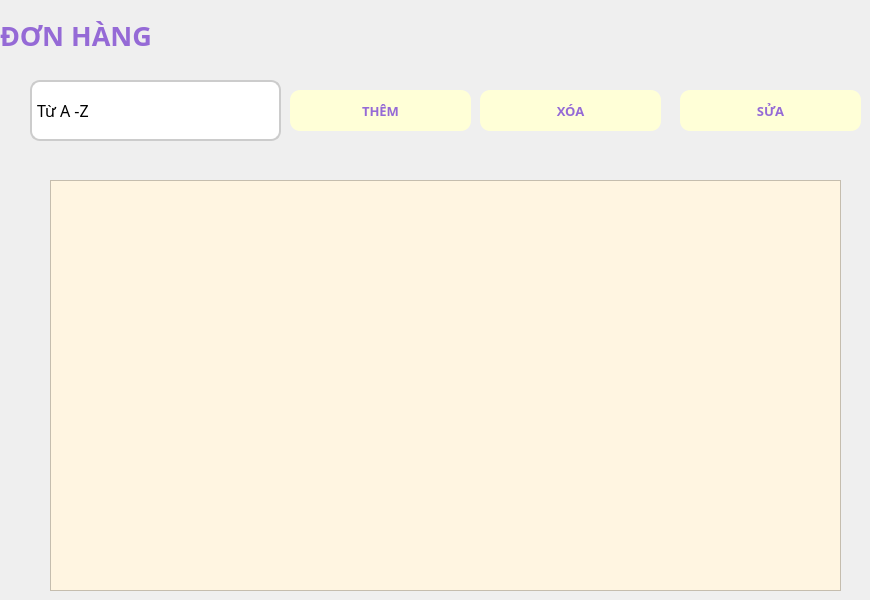
    <widget class="QWidget" name="page">
     <widget class="QLabel" name="label_11">
      <property name="geometry">
       <rect>
        <x>0</x>
        <y>0</y>
        <width>221</width>
        <height>71</height>
       </rect>
      </property>
      <property name="font">
       <font>
        <family>Segoe UI Black</family>
        <pointsize>20</pointsize>
        <weight>75</weight>
        <bold>true</bold>
       </font>
      </property>
      <property name="styleSheet">
       <string notr="true">color: rgb(149, 106, 214);</string>
      </property>
      <property name="text">
       <string>ĐƠN HÀNG</string>
      </property>
     </widget>
     <widget class="QPushButton" name="btn_sua_4">
      <property name="geometry">
       <rect>
        <x>680</x>
        <y>90</y>
        <width>181</width>
        <height>41</height>
       </rect>
      </property>
      <property name="font">
       <font>
        <family>Arial Black</family>
        <pointsize>10</pointsize>
        <weight>75</weight>
        <bold>true</bold>
       </font>
      </property>
      <property name="styleSheet">
       <string notr="true">QPushButton {
    background-color:rgb(255, 255, 215); /* Màu nền xanh dương */
    /* Màu chữ trắng rgb(255, 255, 215)*/
	color: rgb(149, 106, 214);
    border-radius: 10px; /* Bo góc */
}
QPushButton:hover {
 /* Màu nền khi rê chuột */
	background-color: rgb(108, 187, 174);
color: white
}
QPushButton:pressed {
    background-color: rgb(31, 97, 141); /* Màu nền khi nhấn */
}</string>
      </property>
      <property name="text">
       <string>SỬA</string>
      </property>
     </widget>
     <widget class="QPushButton" name="btn_xoa_4">
      <property name="geometry">
       <rect>
        <x>480</x>
        <y>90</y>
        <width>181</width>
        <height>41</height>
       </rect>
      </property>
      <property name="font">
       <font>
        <family>Arial Black</family>
        <pointsize>10</pointsize>
        <weight>75</weight>
        <bold>true</bold>
       </font>
      </property>
      <property name="styleSheet">
       <string notr="true">QPushButton {
    background-color:rgb(255, 255, 215); /* Màu nền xanh dương */
    /* Màu chữ trắng rgb(255, 255, 215)*/
	color: rgb(149, 106, 214);
    border-radius: 10px; /* Bo góc */
}
QPushButton:hover {
 /* Màu nền khi rê chuột */
	background-color: rgb(108, 187, 174);
color: white
}
QPushButton:pressed {
    background-color: rgb(31, 97, 141); /* Màu nền khi nhấn */
}</string>
      </property>
      <property name="text">
       <string>XÓA</string>
      </property>
     </widget>
     <widget class="QComboBox" name="cbo_dv_4">
      <property name="geometry">
       <rect>
        <x>30</x>
        <y>80</y>
        <width>251</width>
        <height>61</height>
       </rect>
      </property>
      <property name="font">
       <font>
        <family>Rockwell Extra Bold</family>
        <pointsize>12</pointsize>
        <weight>10</weight>
        <italic>false</italic>
        <bold>false</bold>
       </font>
      </property>
      <property name="styleSheet">
       <string notr="true">QComboBox {
	
          background-color: white;
          border: 2px solid #ccc;
          border-radius: 10px;
          padding: 5px;
font: 81 12pt &quot;Rockwell Extra Bold&quot;;
      }
      QComboBox::drop-down {
          border: none;
          background: transparent;
      }
      QComboBox::down-arrow {
          image: url(down-arrow.png); /* Thay bằng icon của bạn */
          width: 14px;
          height: 14px;
      }
</string>
      </property>
      <item>
       <property name="text">
        <string>Từ A -Z</string>
       </property>
      </item>
      <item>
       <property name="text">
        <string>Từ Z-A</string>
       </property>
      </item>
      <item>
       <property name="text">
        <string/>
       </property>
      </item>
      <item>
       <property name="text">
        <string/>
       </property>
      </item>
     </widget>
     <widget class="QPushButton" name="btn_them_4">
      <property name="geometry">
       <rect>
        <x>290</x>
        <y>90</y>
        <width>181</width>
        <height>41</height>
       </rect>
      </property>
      <property name="font">
       <font>
        <family>Arial Black</family>
        <pointsize>10</pointsize>
        <weight>75</weight>
        <bold>true</bold>
       </font>
      </property>
      <property name="styleSheet">
       <string notr="true">QPushButton {
    background-color:rgb(255, 255, 215); /* Màu nền xanh dương */
    /* Màu chữ trắng rgb(255, 255, 215)*/
	color: rgb(149, 106, 214);
    border-radius: 10px; /* Bo góc */
}
QPushButton:hover {
 /* Màu nền khi rê chuột */
	background-color: rgb(108, 187, 174);
color: white
}
QPushButton:pressed {
    background-color: rgb(31, 97, 141); /* Màu nền khi nhấn */
}</string>
      </property>
      <property name="text">
       <string>THÊM</string>
      </property>
     </widget>
     <widget class="QTableView" name="tableView">
      <property name="geometry">
       <rect>
        <x>50</x>
        <y>180</y>
        <width>791</width>
        <height>411</height>
       </rect>
      </property>
      <property name="styleSheet">
       <string notr="true">
    QTableView {
        background-color: #FFF5E1;  /* Màu nền */
        alternate-background-color: #FFDAB9;  /* Màu xen kẽ */
        gridline-color: #8B0000;  /* Màu đường kẻ */
        color: #000;  /* Màu chữ */
    }
    QHeaderView::section {
        background-color: #FF7F50;  /* Màu tiêu đề */
        color: white;
        font-weight: bold;
        padding: 5px;
    }</string>
      </property>
      <property name="alternatingRowColors">
       <bool>true</bool>
      </property>
     </widget>
    </widget>
